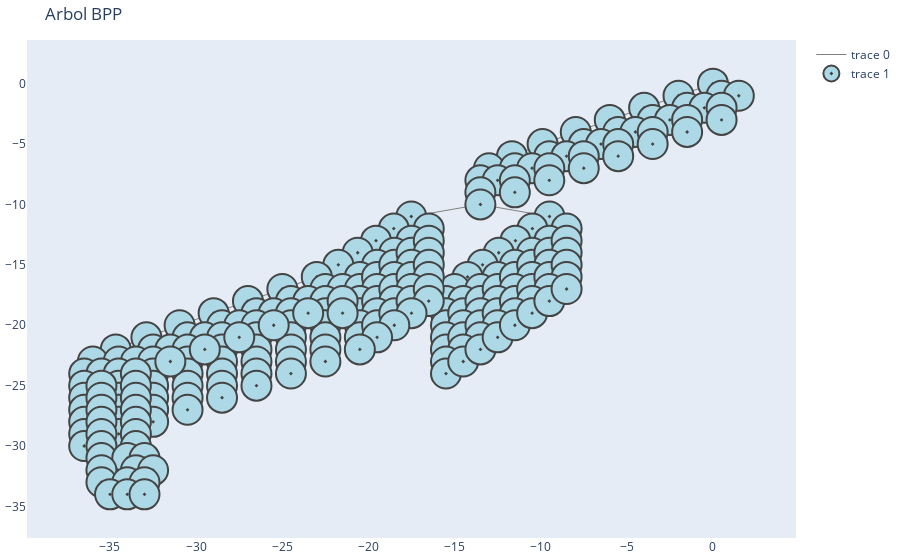

Source (notebook cell):
### Code cell
ejecutar_BPP(origen, meta)

### Figure 1 — Plotly figure (JSON) as saved in the notebook; plotly's stock layout.template omitted (floating-point values rounded to 4 significant figures; data arrays with more than 128 entries replaced by an {"elided": "..."} marker saying what was removed)
{"data": [{"hoverinfo": "none", "line": {"color": "gray", "width": 1}, "mode": "lines", "type": "scatter", "x": {"elided": "717 float values"}, "y": {"elided": "717 int values"}}, {"hoverinfo": "text", "marker": {"color": "lightblue", "line": {"width": 2}, "size": 30, "symbol": "circle-dot"}, "mode": "markers", "text": {"elided": "240 str values"}, "textposition": "middle center", "type": "scatter", "x": {"elided": "240 float values"}, "y": {"elided": "240 int values"}}], "layout": {"margin": {"b": 20, "l": 5, "r": 5, "t": 40}, "showlegend": true, "title": {"text": "Arbol BPP"}, "xaxis": {"showgrid": false, "zeroline": false}, "yaxis": {"showgrid": false, "zeroline": false}}}
